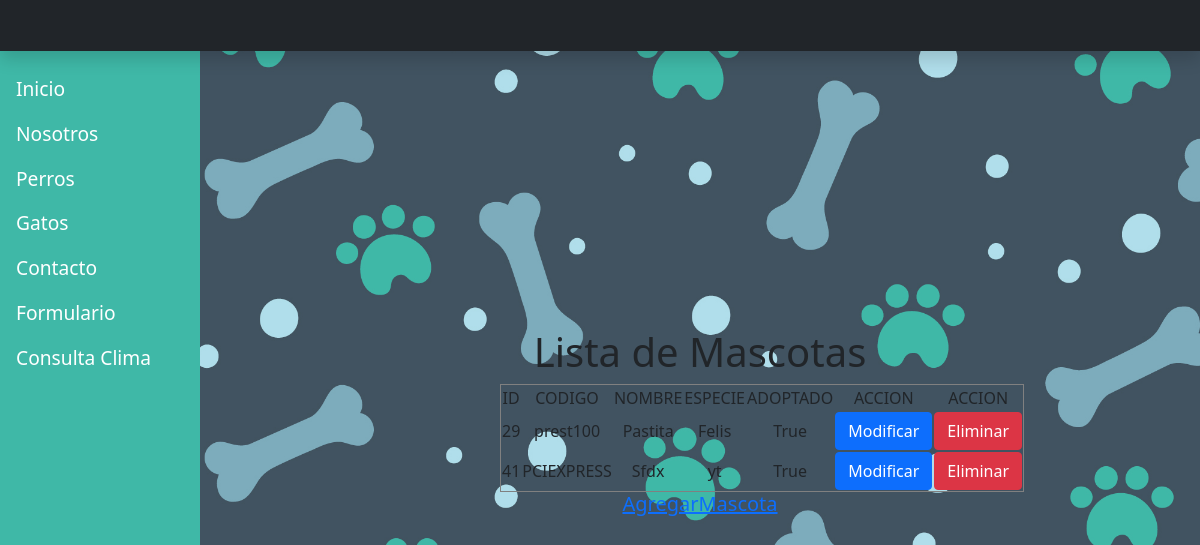
Before: /listarMascotas/ with the older database file.
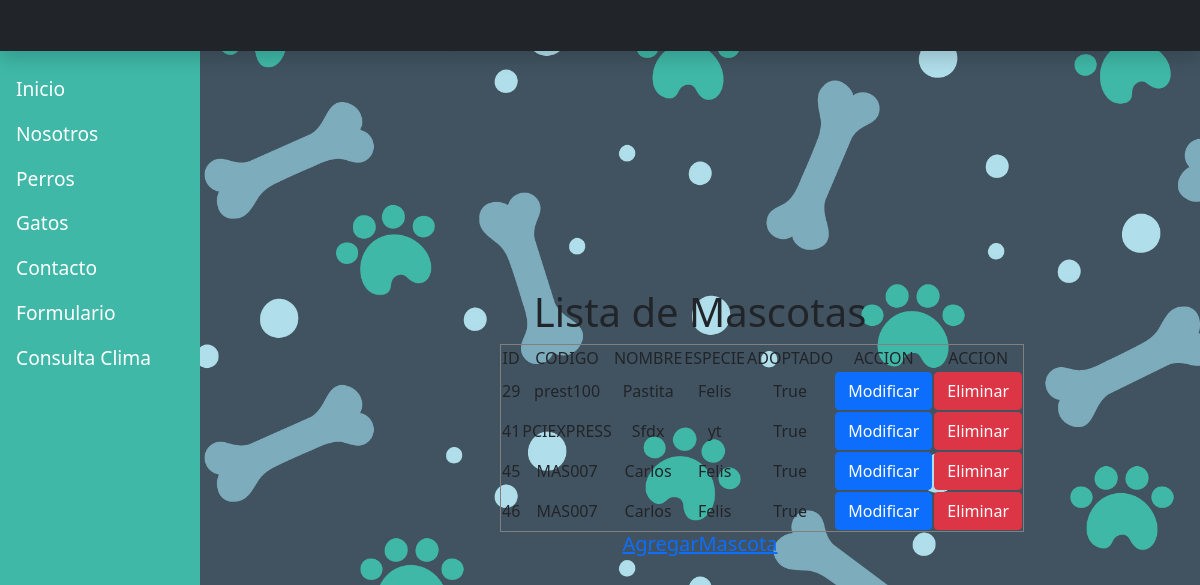
After: the same page with the newer database file.
### appPeludo/models.py (models this page shows)
class Mascotas(models.Model):
    codigo = models.CharField(max_length=10)
    nombre = models.CharField(max_length=100)
    especie = models.CharField(max_length=10)
    adoptado = models.BooleanField(max_length=10)

### appPeludo/views.py (the view)
# urls.py: path('listarMascotas/', appPeludo.views.listarMascotas, name= 'listarMascotas'),
def listarMascotas(request):
    mascota = Mascotas.objects.all()
    return render(request, 'listaMascotas.html', {'Mascotas':mascota})

### appPeludo/templates/listaMascotas.html (shortened to what this page needs)
{% extends 'layout.html' %}
    {% block contenido %}
        <div class="text-center col-md-6 col-xl-4 col-sm-12 m-auto">
            <div class="text-center">
            <h1>Lista de Mascotas</h1>
            </div>
            <div class="row">
            <table border = 1>
                <tr> <td>ID</td> <td>CODIGO</td> <td>NOMBRE</td> <td>ESPECIE</td> <td>ADOPTADO</td> <td>ACCION</td> <td>ACCION</td>
                {% for mascota in Mascotas %}
                        <tr> <td>{{mascota.id}}</td> <td>{{mascota.codigo}}</td> <td>{{mascota.nombre}}</td> <td>{{mascota.especie}}</td> <td>{{mascota.adoptado}}</td>
                        <td><a class= "btn btn-primary" href="{% url 'formMascotasEdit' mascota.id%}">Modificar</a></td>
                        <td><a class= "btn btn-danger" href="{% url 'borrarMascota' mascota.id%}">Eliminar</a></td>
                {% endfor %}
            </table>
            <h5><a href="{% url 'formMascotas' %}">AgregarMascota</a></h5>
        </div>
    {% endblock contenido %}

### appPeludo/templates/layout.html (shortened to what this page needs)
{% load static %}
<!DOCTYPE html>
<html lang="en">
	<head>
		<link type="text/css" rel="stylesheet" href="{% static 'css/main.css' %}"/>
		<link type="text/css" rel="stylesheet" href="{% static 'css/bootstrap.min.css' %}"/>
	</head>
	<body class="negro">
		<header class="navbar navbar-dark sticky-top bg-dark flex-md-nowrap shadow">
			<a class="navbar-brand col-md-3 col-lg-2 me-0 px-3" href="#"></a>
		  </header>
		  <div class="container-fluid">
			<div class="row">
			  <nav id="menuvertical" class="col-md-3 col-xl-2 d-md-block sidebar collapse">
				<div class="position-sticky pt-3">
					<ul id="sinpuntos" class="nav flex-column mb-auto">
						<li class="nav-item"><a class="nav-link" href="/index">Inicio</a></li>
						<li class="nav-item"><a class="nav-link" href="">Nosotros</a></li>
						<li class="nav-item"><a class="nav-link" href="/menuPerros">Perros</a></li>
						<li class="nav-item"><a class="nav-link" href="/menuGatos">Gatos</a></li>
						<li class="nav-item"><a class="nav-link" href="">Contacto</a></li>
						<li class="nav-item"><a class="nav-link" href="/formulario">Formulario</a></li>
						<li class="nav-item"><a class="nav-link" href="/consultaClima">Consulta Clima</a></li>
					</ul>
				</div>
			  </nav>
					{% block contenido %}{% endblock contenido %}
			</div>
		  </div>
	</body>
<html>

### appPeludo/static/css/main.css (style rules this page uses)
* { box-sizing: border-box; }
.navbar a { padding-bottom: 30px; }
body { background-image: url("Fondo.jpg"); background-size: cover; margin: 0; }
#menuvertical { background-color:#3FB8A7; padding:0%; }
#menuvertical a { font-size: 1.2rem; text-decoration: none; color: white; }
@media screen and (min-width:767px) { #menuvertical { min-height: calc(100vh - 50px); } }

Changed rows visible on the page:
added Mascotas: id "45", codigo "MAS007", nombre "Carlos", especie "Felis", adoptado "True"
added Mascotas: id "46", codigo "MAS007", nombre "Carlos", especie "Felis", adoptado "True"
